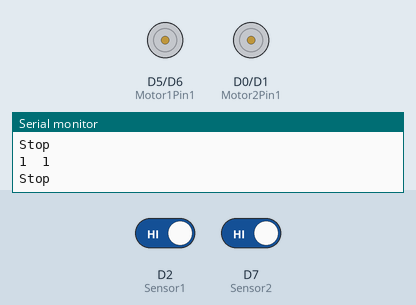
Simulated run of this sketch. Board: ESP8266 (NodeMCU). Parts: motor-driver pin pairs drawn as motors (green arrow = first pin HIGH = forward, orange = second pin HIGH = backward, longer = more drive), the last lines printed to the serial monitor. Inputs (shaded band) come from the test bench; at power-on: D2 (Sensor1) HIGH, D7 (Sensor2) HIGH.

Above: at 1.2 s.
1.3 s: D2 (Sensor1) driven LOW
At 2.5 s:
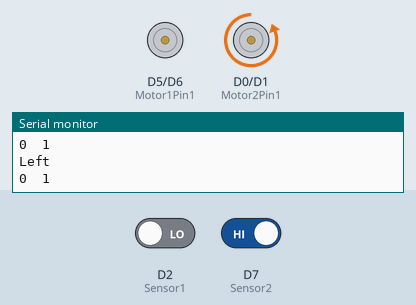
2.8 s: D7 (Sensor2) driven LOW
At 3.8 s:
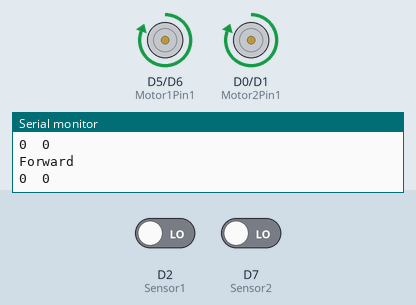
4.3 s: D2 (Sensor1) driven HIGH
At 4.9 s:
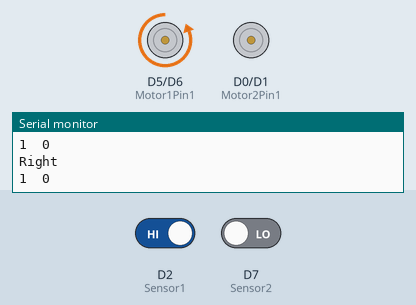
5.8 s: D7 (Sensor2) driven HIGH
At 7.2 s:
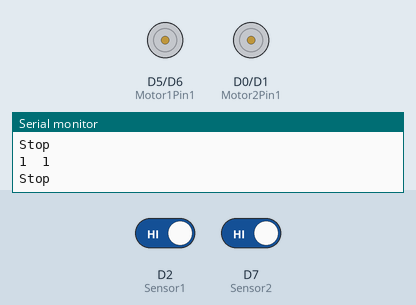
Timing chart, 0 to 8.3 s (numbered marks = the images above; inputs shaded):
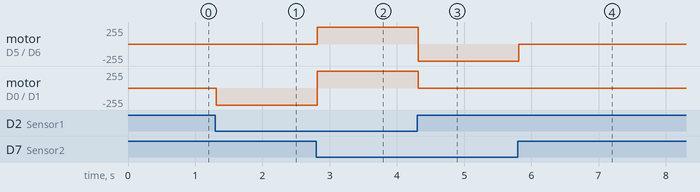

The sketch:

sketch_sep26d.ino
```cpp
#define Motor1Pin1 D5
#define Motor1Pin2 D6
#define Motor2Pin1 D0
#define Motor2Pin2 D1
#define Sensor1 D2
#define Sensor2 D7

#include<ESP8266WiFi.h>
void drive(char dir);

char auth[] = "PGM_08JRYPDMirvUJcjdp1uhjUB4Wn-E";
char ssid[] = "Galaxy A21s5781";
char pass[] = "ghostly842";


void setup()
{
  pinMode(Sensor1, INPUT);
  pinMode(Sensor2, INPUT);
  Serial.begin(9600);
  pinMode(Motor1Pin1, OUTPUT);
  pinMode(Motor1Pin2, OUTPUT);
  pinMode(Motor2Pin1, OUTPUT);
  pinMode(Motor2Pin2, OUTPUT);

  digitalWrite(Motor1Pin1, LOW);
  digitalWrite(Motor1Pin2, LOW);
  digitalWrite(Motor2Pin1, LOW);
  digitalWrite(Motor2Pin2, LOW);

}
void loop()
{
  int a=digitalRead(Sensor1);
  int b=digitalRead(Sensor2);
  Serial.print(a);
  Serial.print("\t");
  Serial.println(b);
  if(a == 0 && b==1){
    drive('l');
  }
  else if(a == 1 && b == 0){
    drive('r');
  }
  else if(b == 0 && a == 0){
    drive('f');
  }
  else{
    drive('s');
  }

}
void drive(char dir){
  if(dir == 'f' || dir == 'F'){
    digitalWrite(Motor1Pin1, HIGH);
    digitalWrite(Motor1Pin2, LOW);
    digitalWrite(Motor2Pin1, HIGH);
    digitalWrite(Motor2Pin2, LOW);
    Serial.println("Forward");
  }
  else if(dir == 'b' || dir=='B'){
    digitalWrite(Motor1Pin1, LOW);
    digitalWrite(Motor1Pin2, HIGH);
    digitalWrite(Motor2Pin1, LOW);
    digitalWrite(Motor2Pin2, HIGH);
    Serial.println("Backward");
  }
  else if(dir == 'r' || dir == 'R'){
    digitalWrite(Motor1Pin1, LOW);
    digitalWrite(Motor1Pin2, HIGH);
    digitalWrite(Motor2Pin1, LOW);
    digitalWrite(Motor2Pin2, LOW);
    Serial.println("Right");
  }
  else if(dir == 'l' || dir == 'L'){
    digitalWrite(Motor1Pin1, LOW);
    digitalWrite(Motor1Pin2, LOW);
    digitalWrite(Motor2Pin1, LOW);
    digitalWrite(Motor2Pin2, HIGH);
    Serial.println("Left");
  }
  else{
    digitalWrite(Motor1Pin1, LOW);
    digitalWrite(Motor1Pin2, LOW);
    digitalWrite(Motor2Pin1, LOW);
    digitalWrite(Motor2Pin2, LOW);
    Serial.println("Stop");
  }
}
```

Measured:
- after the input at 1.3 s, motor on D0 (Motor2Pin1) / D1 (Motor2Pin2): stopped → backward 255/255 at once
- after the input at 2.8 s, motor on D5 (Motor1Pin1) / D6 (Motor1Pin2): stopped → forward 255/255 at once; motor on D0 (Motor2Pin1) / D1 (Motor2Pin2): backward 255/255 → forward 255/255 at once
- after the input at 4.3 s, motor on D5 (Motor1Pin1) / D6 (Motor1Pin2): forward 255/255 → backward 255/255 at once; motor on D0 (Motor2Pin1) / D1 (Motor2Pin2): forward 255/255 → stopped at once
- after the input at 5.8 s, motor on D5 (Motor1Pin1) / D6 (Motor1Pin2): backward 255/255 → stopped at once
